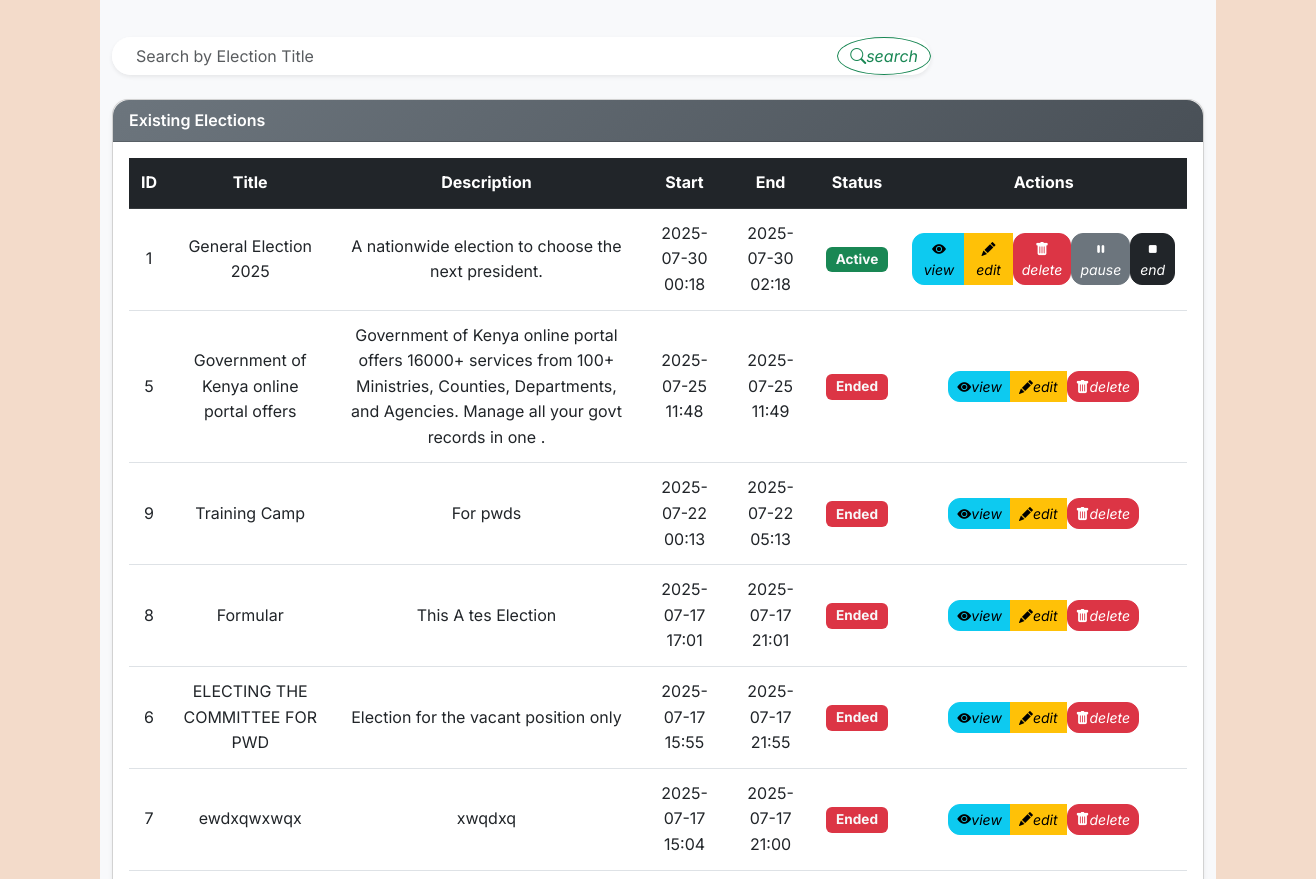
/admin/manage-elections (signed in, middle part), run on an earlier commit of the app's database.
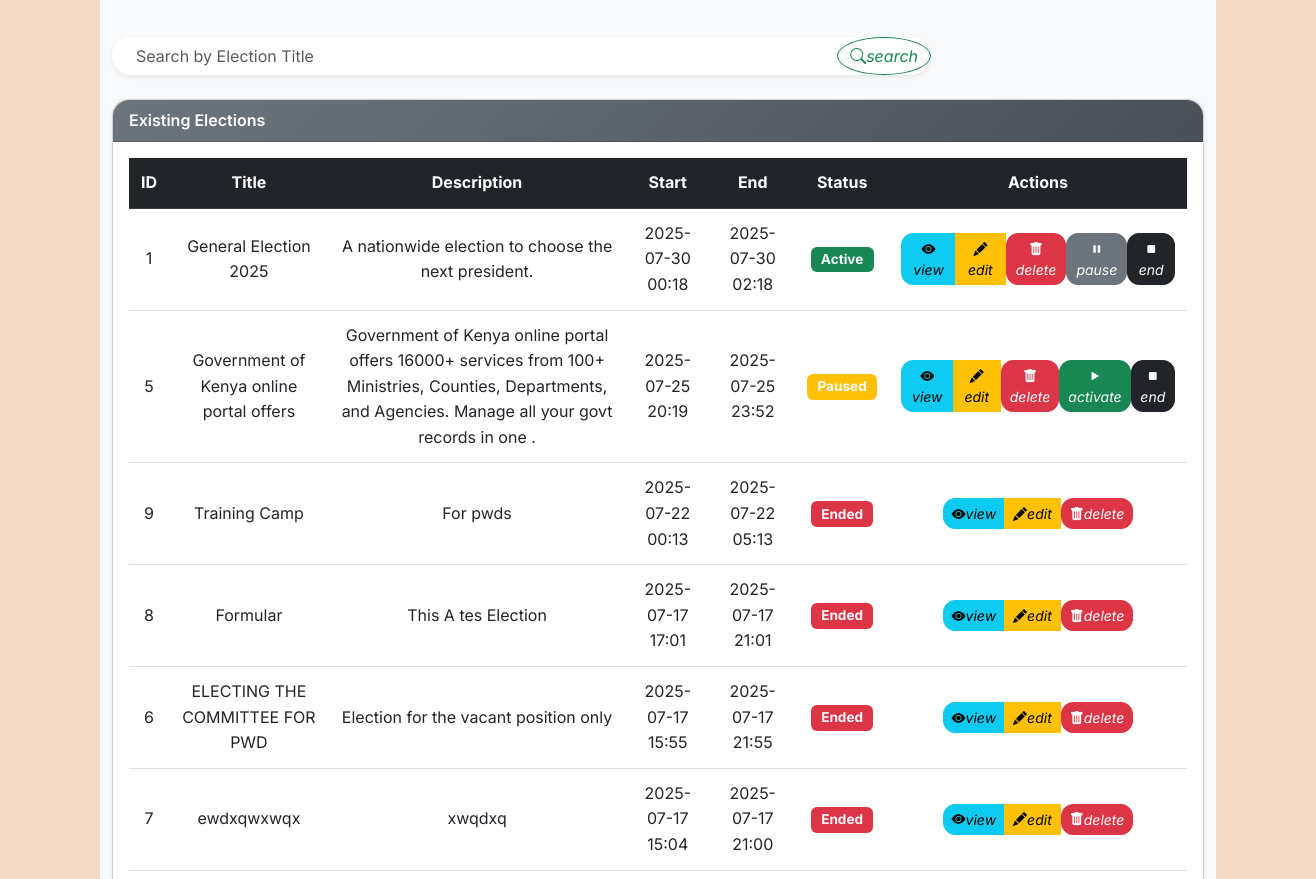
And on a later commit of the database.
### app/models.py (models this page shows, shortened)
class Election(db.Model):
    __tablename__ = 'election'
    id = db.Column(db.Integer, primary_key=True)
    title = db.Column(db.String(255), nullable=False)
    description = db.Column(db.Text)
    start_date = db.Column(db.DateTime, nullable=False)
    end_date = db.Column(db.DateTime, nullable=False)
    is_active = db.Column(db.Boolean, default=True)
    status = db.Column(db.Enum(ElectionStatusEnum), nullable=False, default=ElectionStatusEnum.INACTIVE)
    created_at = db.Column(db.DateTime, default=datetime.utcnow)
    updated_at = db.Column(db.DateTime, onupdate=func.now())
    deactivated_by = db.Column(db.Integer, db.ForeignKey('users.id'))
    candidates = db.relationship('Candidate', back_populates='election', lazy='select')
    positions = db.relationship('Position', back_populates='election', lazy='select', cascade="all, delete-orphan")
    votes = db.relationship('Vote', back_populates='election', lazy='select')

### app/routes/web_auth.py (the view, shortened to what this page needs)
@admin_web_bp.route('/manage-elections', methods=['GET', 'POST'])
@login_required
@admin_required
def manage_elections():
    if not (current_user.is_superadmin or current_user.role == UserRole.admin.value):
        abort(403)
    form = ElectionForm()
    now = datetime.now()
    current_datetime = now.strftime('%Y-%m-%dT%H:%M')
    try:
        elections = Election.query.all()
        for election in elections:
            if election.status not in [ElectionStatusEnum.ENDED, ElectionStatusEnum.PAUSED]:
                if election.start_date <= now < election.end_date:
                    election.status = ElectionStatusEnum.ACTIVE
                elif now >= election.end_date:
                    election.status = ElectionStatusEnum.ENDED
        db.session.commit()
        search_title = request.args.get("search_title", "").strip()
        elections_query = Election.query
        if search_title:
            elections_query = elections_query.filter(Election.title.ilike(f"{search_title}%"))
        elections = elections_query.order_by(Election.start_date.desc()).all()
        return render_template(
            "admin/manage_elections.html",
            elections=elections,
            form=form,
            current_datetime=current_datetime,
            search_title=search_title,
            now=now
        )
    except Exception as e:
        db.session.rollback()
        flash(f"❌ Error managing elections: {e}", "danger")
        return redirect(url_for("admin_web.dashboard"))

### app/forms/forms.py (shortened to what this page needs)
class ElectionForm(FlaskForm):
    title = StringField("Title", validators=[DataRequired()])
    description = TextAreaField("Description")
    start_date = DateTimeLocalField(
        "Start Date", format="%Y-%m-%dT%H:%M", validators=[DataRequired()]
    )
    end_date = DateTimeLocalField(
        "End Date", format="%Y-%m-%dT%H:%M", validators=[DataRequired()]
    )
    status = SelectField(
        "Status",
        choices=[(e.value, e.name.title()) for e in ElectionStatusEnum],
        validators=[DataRequired()],
        coerce=str,
    )
    candidates = FieldList(FormField(CandidateForm), min_entries=1)
    submit = SubmitField("Save Changes")

### app/models.py (called while the page is built)
    def is_super_admin(self):
        return self.role == UserRole.super_admin

### app/routes/web_auth.py (called while the page is built)
@admin_web_bp.context_processor
def inject_notifications():
    if current_user.is_authenticated:
        unread_notifications = Notification.query.filter_by(user_id=current_user.id, read=False).order_by(Notification.created_at.desc()).all()
        return dict(unread_notifications=unread_notifications)
    return dict(unread_notifications=[])

### app/templates/admin/manage_elections.html (shortened to what the changed rows need)
{% extends "base.html" %}
{% block content %}
<div class="manage-elections-background py-5">
  <div class="container" data-aos="fade-up">
    <div class="card shadow-sm rounded-4" data-aos="fade-left">
      <div class="card-body">
        {% if elections %}
          <div class="table-responsive">
            <table class="table align-middle table-hover text-center">
              <thead class="table-dark">
                <tr>
                  <th>ID</th>
                  <th>Title</th>
                  <th>Description</th>
                  <th>Start</th>
                  <th>End</th>
                  <th>Status</th>
                  <th>Actions</th>
                </tr>
              </thead>
              <tbody>
                {% for election in elections %}
                  {% set status = election.status.value if election.status else 'unknown' %}
                  {% set status_clr = {'inactive':'secondary','active':'success','paused':'warning','ended':'danger'}.get(status,'dark') %}
                  <tr data-aos="fade-up" data-aos-delay="{{ loop.index * 50 }}">
                    <td>{{ election.id }}</td>
                    <td>{{ election.title }}</td>
                    <td>{{ election.description or '—' }}</td>
                    <td>{{ election.start_date.strftime('%Y-%m-%d %H:%M') }}</td>
                    <td>{{ election.end_date.strftime('%Y-%m-%d %H:%M') }}</td>
                    <td>
                      <span class="badge bg-{{ status_clr }} text-light">{{ status.title() }}</span>
                    </td>
                    <td>
                      <div class="btn-group" role="group">
                        <a href="{{ url_for('admin_web.view_election', election_id=election.id) }}" class="btn btn-sm btn-info" title="View Details">
                          <i class="bi bi-eye-fill">view</i>
                        </a>
                        <a href="{{ url_for('admin_web.edit_election', election_id=election.id) }}" class="btn btn-sm btn-warning" title="Edit">
                          <i class="bi bi-pencil-fill">edit</i>
                        </a>
                        <form method="POST" action="{{ url_for('admin_web.delete_election', election_id=election.id) }}" onsubmit="return confirm('Are you sure?');" class="d-inline">
                          <button type="submit" class="btn btn-sm btn-danger" title="Delete">
                            <i class="bi bi-trash-fill">delete</i>
                          </button>
                        </form>
                        {% if status == 'active' %}
                          <form method="POST" action="{{ url_for('admin_web.pause_election', election_id=election.id) }}" class="d-inline">
                            <input type="hidden" name="csrf_token" value="{{ csrf_token() }}">
                            <button type="submit" class="btn btn-sm btn-secondary" title="Pause">
                              <i class="bi bi-pause-fill">pause</i>
                            </button>
                          </form>
                          <form method="POST" action="{{ url_for('admin_web.end_election', election_id=election.id) }}" class="d-inline">
                            <input type="hidden" name="csrf_token" value="{{ csrf_token() }}">
                            <button type="submit" class="btn btn-sm btn-dark" title="End">
                              <i class="bi bi-stop-fill">end</i>
                            </button>
                          </form>
                        {% elif status == 'paused' %}
                          <form method="POST" action="{{ url_for('admin_web.activate_election', election_id=election.id) }}" class="d-inline">
                            <button type="submit" class="btn btn-sm btn-success" title="Activate">
                              <i class="bi bi-play-fill">activate</i>
                            </button>
                          </form>
                          <form method="POST" action="{{ url_for('admin_web.end_election', election_id=election.id) }}" class="d-inline">
                            <button type="submit" class="btn btn-sm btn-dark" title="End">
                              <i class="bi bi-stop-fill">end</i>
                            </button>
                          </form>
                        {% endif %}
                      </div>
                    </td>
                  </tr>
                {% endfor %}
              </tbody>
            </table>
          </div>
        {% else %}
          <p class="text-center text-muted">No elections found.</p>
        {% endif %}
      </div>
    </div>
  </div>
</div>
{% endblock %}

What changed in the data, as far as the page shows it:
changed Election "Government of Kenya online portal offers": start_date "2025-07-25 11:48" → "2025-07-25 20:19"; end_date "2025-07-25 11:49" → "2025-07-25 23:52"; title "Ended" → "Paused"; now shows "activate end"
